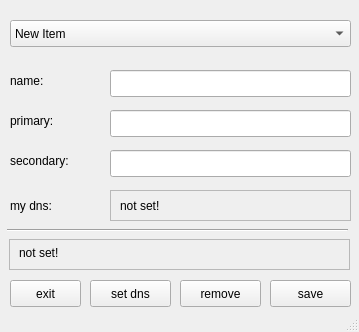
<?xml version="1.0" encoding="UTF-8"?>
<ui version="4.0">
 <class>MainWindow</class>
 <widget class="QMainWindow" name="MainWindow">
  <property name="geometry">
   <rect>
    <x>0</x>
    <y>0</y>
    <width>359</width>
    <height>332</height>
   </rect>
  </property>
  <property name="contextMenuPolicy">
   <enum>Qt::DefaultContextMenu</enum>
  </property>
  <property name="windowTitle">
   <string>MainWindow</string>
  </property>
  <widget class="QWidget" name="centralwidget">
   <widget class="QComboBox" name="dns_list_box">
    <property name="geometry">
     <rect>
      <x>10</x>
      <y>20</y>
      <width>341</width>
      <height>27</height>
     </rect>
    </property>
    <item>
     <property name="text">
      <string>New Item</string>
     </property>
    </item>
    <item>
     <property name="text">
      <string>New Item</string>
     </property>
    </item>
   </widget>
   <widget class="QLineEdit" name="name_input">
    <property name="geometry">
     <rect>
      <x>110</x>
      <y>70</y>
      <width>241</width>
      <height>27</height>
     </rect>
    </property>
   </widget>
   <widget class="QLabel" name="name_label">
    <property name="geometry">
     <rect>
      <x>10</x>
      <y>70</y>
      <width>79</width>
      <height>21</height>
     </rect>
    </property>
    <property name="text">
     <string>name:</string>
    </property>
   </widget>
   <widget class="QLineEdit" name="primary_input">
    <property name="geometry">
     <rect>
      <x>110</x>
      <y>110</y>
      <width>241</width>
      <height>27</height>
     </rect>
    </property>
    <property name="text">
     <string/>
    </property>
   </widget>
   <widget class="QLabel" name="primary_label">
    <property name="geometry">
     <rect>
      <x>10</x>
      <y>110</y>
      <width>91</width>
      <height>21</height>
     </rect>
    </property>
    <property name="text">
     <string>primary:</string>
    </property>
   </widget>
   <widget class="QLineEdit" name="secondary_input">
    <property name="geometry">
     <rect>
      <x>110</x>
      <y>150</y>
      <width>241</width>
      <height>27</height>
     </rect>
    </property>
   </widget>
   <widget class="QLabel" name="secondary_label">
    <property name="geometry">
     <rect>
      <x>10</x>
      <y>150</y>
      <width>91</width>
      <height>21</height>
     </rect>
    </property>
    <property name="text">
     <string>secondary:</string>
    </property>
   </widget>
   <widget class="QPushButton" name="exitButton">
    <property name="geometry">
     <rect>
      <x>10</x>
      <y>280</y>
      <width>71</width>
      <height>27</height>
     </rect>
    </property>
    <property name="text">
     <string>exit</string>
    </property>
   </widget>
   <widget class="QLabel" name="current_dns_label">
    <property name="geometry">
     <rect>
      <x>10</x>
      <y>190</y>
      <width>91</width>
      <height>31</height>
     </rect>
    </property>
    <property name="text">
     <string>my dns:</string>
    </property>
   </widget>
   <widget class="QPushButton" name="setButton">
    <property name="geometry">
     <rect>
      <x>90</x>
      <y>280</y>
      <width>81</width>
      <height>27</height>
     </rect>
    </property>
    <property name="text">
     <string>set dns</string>
    </property>
   </widget>
   <widget class="QPushButton" name="removeButton">
    <property name="geometry">
     <rect>
      <x>180</x>
      <y>280</y>
      <width>81</width>
      <height>27</height>
     </rect>
    </property>
    <property name="text">
     <string>remove</string>
    </property>
   </widget>
   <widget class="QPushButton" name="saveButton">
    <property name="geometry">
     <rect>
      <x>270</x>
      <y>280</y>
      <width>81</width>
      <height>27</height>
     </rect>
    </property>
    <property name="text">
     <string>save</string>
    </property>
   </widget>
   <widget class="Line" name="line">
    <property name="geometry">
     <rect>
      <x>7</x>
      <y>220</y>
      <width>341</width>
      <height>20</height>
     </rect>
    </property>
    <property name="orientation">
     <enum>Qt::Horizontal</enum>
    </property>
   </widget>
   <widget class="QFrame" name="frame">
    <property name="geometry">
     <rect>
      <x>9</x>
      <y>239</y>
      <width>341</width>
      <height>31</height>
     </rect>
    </property>
    <property name="frameShape">
     <enum>QFrame::StyledPanel</enum>
    </property>
    <property name="frameShadow">
     <enum>QFrame::Raised</enum>
    </property>
    <property name="lineWidth">
     <number>1</number>
    </property>
    <widget class="QLabel" name="message_label">
     <property name="geometry">
      <rect>
       <x>10</x>
       <y>-2</y>
       <width>321</width>
       <height>31</height>
      </rect>
     </property>
     <property name="text">
      <string>not set!</string>
     </property>
    </widget>
   </widget>
   <widget class="QFrame" name="frame_2">
    <property name="geometry">
     <rect>
      <x>110</x>
      <y>190</y>
      <width>241</width>
      <height>31</height>
     </rect>
    </property>
    <property name="frameShape">
     <enum>QFrame::StyledPanel</enum>
    </property>
    <property name="frameShadow">
     <enum>QFrame::Raised</enum>
    </property>
   </widget>
   <widget class="QLabel" name="selected_dns_label_3">
    <property name="geometry">
     <rect>
      <x>120</x>
      <y>190</y>
      <width>231</width>
      <height>31</height>
     </rect>
    </property>
    <property name="text">
     <string>not set!</string>
    </property>
   </widget>
  </widget>
  <widget class="QStatusBar" name="statusbar"/>
 </widget>
 <resources/>
 <connections>
  <connection>
   <sender>exitButton</sender>
   <signal>clicked()</signal>
   <receiver>MainWindow</receiver>
   <slot>close()</slot>
   <hints>
    <hint type="sourcelabel">
     <x>59</x>
     <y>243</y>
    </hint>
    <hint type="destinationlabel">
     <x>179</x>
     <y>141</y>
    </hint>
   </hints>
  </connection>
  <connection>
   <sender>dns_list_box</sender>
   <signal>currentTextChanged(QString)</signal>
   <receiver>MainWindow</receiver>
   <slot>close()</slot>
   <hints>
    <hint type="sourcelabel">
     <x>180</x>
     <y>33</y>
    </hint>
    <hint type="destinationlabel">
     <x>179</x>
     <y>165</y>
    </hint>
   </hints>
  </connection>
 </connections>
</ui>
